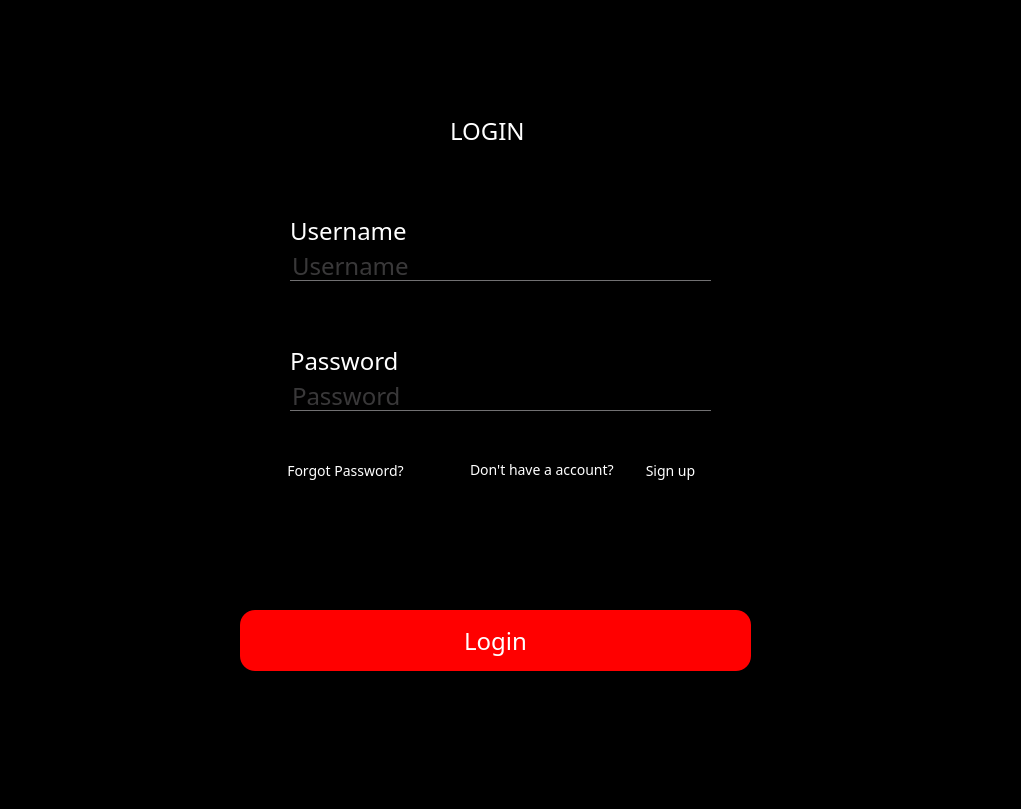
<?xml version="1.0" encoding="UTF-8"?>
<ui version="4.0">
 <class>Form</class>
 <widget class="QWidget" name="Form">
  <property name="geometry">
   <rect>
    <x>0</x>
    <y>0</y>
    <width>1021</width>
    <height>809</height>
   </rect>
  </property>
  <property name="maximumSize">
   <size>
    <width>1021</width>
    <height>825</height>
   </size>
  </property>
  <property name="windowTitle">
   <string>Form</string>
  </property>
  <property name="styleSheet">
   <string notr="true">*{
background:rgba;
font-family:century gothic;
font-size:24px;
}
QFrame
{
background:rgba;
border-radius:15px
}
QPushButton
{
background:red;
border-radius:60px;
}
QToolButton
{
background:red;
border-radius:60px;
}
QLabel
{
color:white;
background:transparent;
}
QPushButton
{
color:white;
border-radius:15px;
}
QPushButton:hover
{
color:#333;
border-radius:15px;
background:#49ebff;
}
QLineEdit
{
background:transparent;
border:none;
color:#717072;
border-bottom:1px solid #717072
}
</string>
  </property>
  <widget class="QFrame" name="frame">
   <property name="geometry">
    <rect>
     <x>210</x>
     <y>30</y>
     <width>561</width>
     <height>661</height>
    </rect>
   </property>
   <property name="frameShape">
    <enum>QFrame::StyledPanel</enum>
   </property>
   <property name="frameShadow">
    <enum>QFrame::Raised</enum>
   </property>
   <widget class="QLabel" name="label">
    <property name="geometry">
     <rect>
      <x>240</x>
      <y>80</y>
      <width>111</width>
      <height>41</height>
     </rect>
    </property>
    <property name="text">
     <string>LOGIN </string>
    </property>
   </widget>
   <widget class="QPushButton" name="loginbutton">
    <property name="geometry">
     <rect>
      <x>30</x>
      <y>580</y>
      <width>511</width>
      <height>61</height>
     </rect>
    </property>
    <property name="text">
     <string>Login</string>
    </property>
   </widget>
   <widget class="QLineEdit" name="username">
    <property name="geometry">
     <rect>
      <x>80</x>
      <y>220</y>
      <width>421</width>
      <height>31</height>
     </rect>
    </property>
    <property name="text">
     <string/>
    </property>
    <property name="placeholderText">
     <string>Username</string>
    </property>
   </widget>
   <widget class="QLineEdit" name="password">
    <property name="geometry">
     <rect>
      <x>80</x>
      <y>350</y>
      <width>421</width>
      <height>31</height>
     </rect>
    </property>
    <property name="text">
     <string/>
    </property>
    <property name="echoMode">
     <enum>QLineEdit::Password</enum>
    </property>
    <property name="placeholderText">
     <string>Password</string>
    </property>
   </widget>
   <widget class="QLabel" name="label_2">
    <property name="geometry">
     <rect>
      <x>80</x>
      <y>180</y>
      <width>151</width>
      <height>41</height>
     </rect>
    </property>
    <property name="text">
     <string>Username</string>
    </property>
   </widget>
   <widget class="QLabel" name="label_3">
    <property name="geometry">
     <rect>
      <x>80</x>
      <y>310</y>
      <width>141</width>
      <height>41</height>
     </rect>
    </property>
    <property name="text">
     <string>Password</string>
    </property>
   </widget>
   <widget class="QPushButton" name="signup">
    <property name="geometry">
     <rect>
      <x>430</x>
      <y>430</y>
      <width>61</width>
      <height>21</height>
     </rect>
    </property>
    <property name="styleSheet">
     <string notr="true">QPushButton
{
font-size:14px;
color:white;
background:transparent;
}</string>
    </property>
    <property name="text">
     <string>Sign up</string>
    </property>
   </widget>
   <widget class="QLabel" name="label_4">
    <property name="geometry">
     <rect>
      <x>260</x>
      <y>430</y>
      <width>161</width>
      <height>20</height>
     </rect>
    </property>
    <property name="styleSheet">
     <string notr="true">font-size:14px
</string>
    </property>
    <property name="text">
     <string>Don't have a account?</string>
    </property>
   </widget>
   <widget class="QPushButton" name="forgotpwdbutton">
    <property name="geometry">
     <rect>
      <x>70</x>
      <y>430</y>
      <width>131</width>
      <height>21</height>
     </rect>
    </property>
    <property name="styleSheet">
     <string notr="true">QPushButton
{
font-size:14px;
color:white;
background:transparent;
}</string>
    </property>
    <property name="text">
     <string>Forgot Password?</string>
    </property>
   </widget>
  </widget>
 </widget>
 <resources/>
 <connections/>
</ui>
